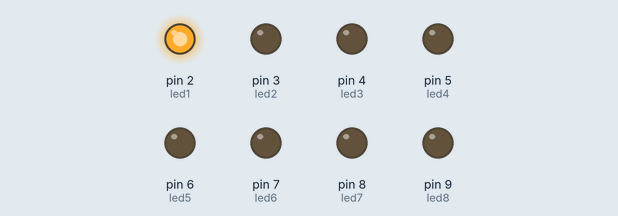
This sketch was run on a simulated Arduino Uno, built with avr-gcc and run on an emulated ATmega328P. Shown: output pins drawn as LEDs (lit = HIGH).

Above: at 0.5 s.
At 2.5 s:
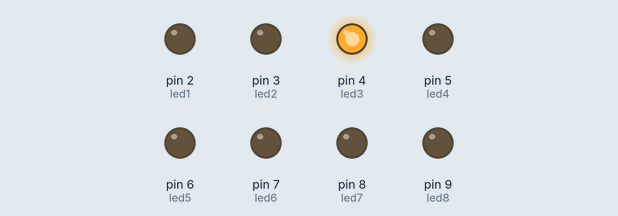
At 3.5 s:
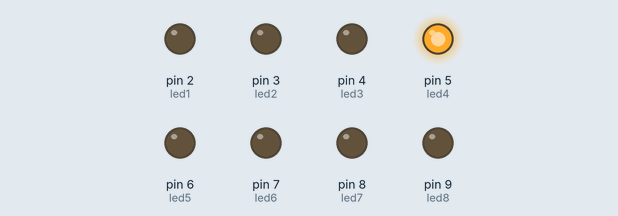
At 4.5 s:
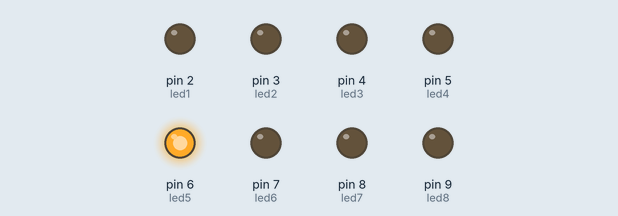
At 6.5 s:
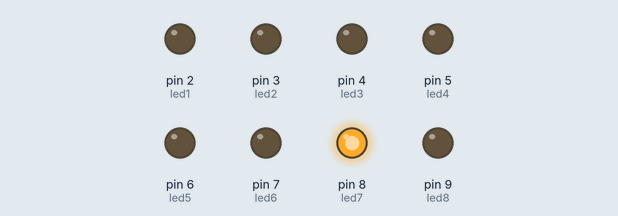
At 9.5 s:
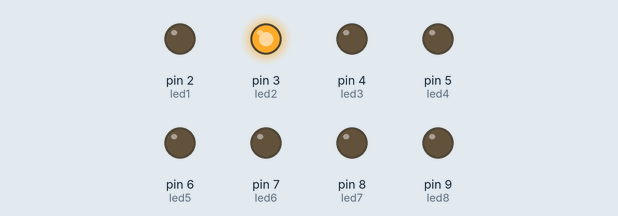
Timing chart, 0 to 10.4 s (numbered marks = the images above):
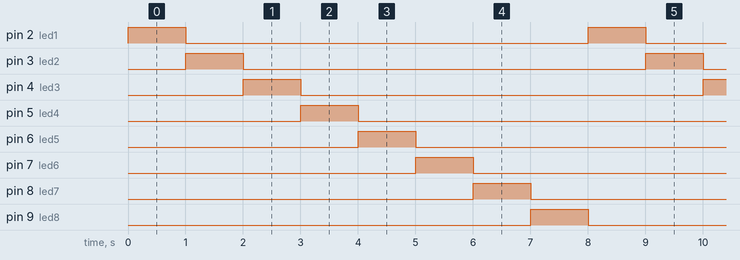

The sketch:

project_leds.ino
```cpp
int led1=2;
int led2=3;
int led3=4;
int led4=5;
int led5=6;
int led6=7;
int led7=8;
int led8=9;

void setup() {
  pinMode(led1,OUTPUT);
  pinMode(led2,OUTPUT);
  pinMode(led3,OUTPUT);
  pinMode(led4,OUTPUT);
  pinMode(led5,OUTPUT);
  pinMode(led6,OUTPUT);
  pinMode(led7,OUTPUT);
  pinMode(led8,OUTPUT);


}

void loop() {
  digitalWrite(led1,HIGH);
  digitalWrite(led2,LOW);
  digitalWrite(led3,LOW);
  digitalWrite(led4,LOW);
  digitalWrite(led5,LOW);
  digitalWrite(led6,LOW);
  digitalWrite(led7,LOW);
  digitalWrite(led8,LOW);
  delay(1000);
  digitalWrite(led2,HIGH);
  digitalWrite(led1,LOW);
  digitalWrite(led3,LOW);
  digitalWrite(led4,LOW);
  digitalWrite(led5,LOW);
  digitalWrite(led6,LOW);
  digitalWrite(led7,LOW);
  digitalWrite(led8,LOW);
  delay(1000);
  digitalWrite(led3,HIGH);
  digitalWrite(led1,LOW);
  digitalWrite(led2,LOW);
  digitalWrite(led4,LOW);
  digitalWrite(led5,LOW);
  digitalWrite(led6,LOW);
  digitalWrite(led7,LOW);
  digitalWrite(led8,LOW);
  delay(1000);
  digitalWrite(led4,HIGH);
  digitalWrite(led1,LOW);
  digitalWrite(led2,LOW);
  digitalWrite(led3,LOW);
  digitalWrite(led5,LOW);
  digitalWrite(led6,LOW);
  digitalWrite(led7,LOW);
  digitalWrite(led8,LOW);
  delay(1000);
  digitalWrite(led5,HIGH);
  digitalWrite(led1,LOW);
  digitalWrite(led2,LOW);
  digitalWrite(led3,LOW);
  digitalWrite(led4,LOW);
  digitalWrite(led6,LOW);
  digitalWrite(led7,LOW);
  digitalWrite(led8,LOW);
  delay(1000);
  digitalWrite(led6,HIGH);
  digitalWrite(led1,LOW);
  digitalWrite(led2,LOW);
  digitalWrite(led3,LOW);
  digitalWrite(led4,LOW);
  digitalWrite(led5,LOW);
  digitalWrite(led7,LOW);
  digitalWrite(led8,LOW);
  delay(1000);
  digitalWrite(led7,HIGH);
  digitalWrite(led1,LOW);
  digitalWrite(led2,LOW);
  digitalWrite(led3,LOW);
  digitalWrite(led4,LOW);
  digitalWrite(led5,LOW);
  digitalWrite(led6,LOW);
  digitalWrite(led8,LOW);
  delay(1000);
  digitalWrite(led8,HIGH);
  digitalWrite(led1,LOW);
  digitalWrite(led2,LOW);
  digitalWrite(led3,LOW);
  digitalWrite(led4,LOW);
  digitalWrite(led5,LOW);
  digitalWrite(led6,LOW);
  digitalWrite(led7,LOW);
  delay(1000);

}
```

Measured:
- by itself, pin 2 (led1), pin 3 (led2), pin 4 (led3), pin 5 (led4), pin 6 (led5), pin 7 (led6), pin 8 (led7), pin 9 (led8): alternates HIGH for 1.0 s and LOW for 7.0 s
- by itself, everything shown: repeats every 8.0 s, in 8 steps
